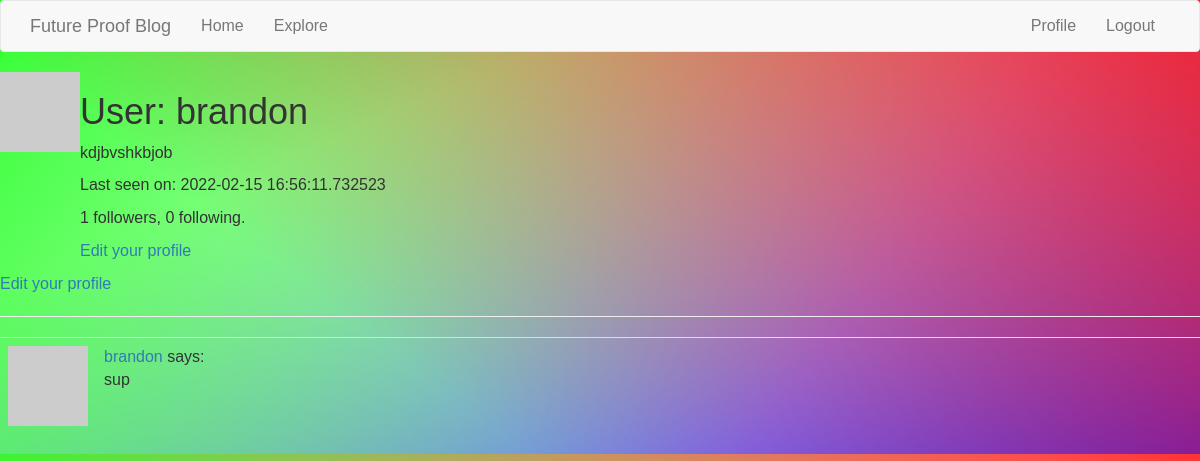
The page /user/brandon (signed in) on the database as committed earlier.
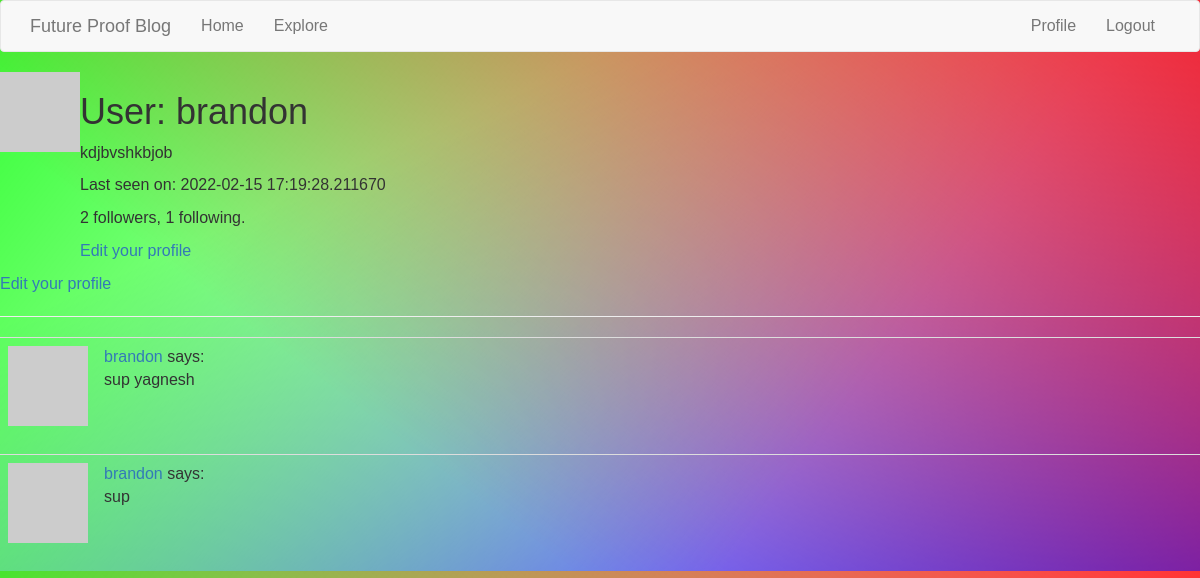
The same page on the database as committed later.
### app/models.py (models this page shows, shortened)
class User(UserMixin, db.Model):
    id = db.Column(db.Integer, primary_key=True)
    username = db.Column(db.String(64), index=True, unique=True)
    email = db.Column(db.String(120), index=True, unique=True)
    password_hash = db.Column(db.String(128))
    posts = db.relationship('Post', backref='author', lazy='dynamic')
    followed = db.relationship(
        'User', secondary=followers,
        primaryjoin=(followers.c.follower_id == id),
        secondaryjoin=(followers.c.followed_id == id),
        backref=db.backref('followers', lazy='dynamic'), lazy='dynamic')
    def avatar(self, size):
        digest = md5(self.email.lower().encode('utf-8')).hexdigest()
        return 'https://www.gravatar.com/avatar/{}?d=identicon&s={}'.format(
            digest, size)
    about_me = db.Column(db.String(140))
    last_seen = db.Column(db.DateTime, default=datetime.utcnow)

class Post(db.Model):
    id = db.Column(db.Integer, primary_key=True)
    body = db.Column(db.String(140))
    timestamp = db.Column(db.DateTime, index=True, default=datetime.utcnow)
    user_id = db.Column(db.Integer, db.ForeignKey('user.id'))

### app/routes.py (the view)
@app.route('/user/<username>')
@login_required
def user(username):
    user = User.query.filter_by(username=username).first_or_404()
    page = request.args.get('page', 1, type=int)
    posts = user.posts.order_by(Post.timestamp.desc()).paginate(
        page, app.config['POSTS_PER_PAGE'], False)
    next_url = url_for('user', username=user.username, page=posts.next_num) \
        if posts.has_next else None
    prev_url = url_for('user', username=user.username, page=posts.prev_num) \
        if posts.has_prev else None
    form = EmptyForm()
    return render_template('user.html', user=user, posts=posts.items,
                           next_url=next_url, prev_url=prev_url, form=form)

### app/models.py (called while the page is built)
@login.user_loader
def load_user(id):
    return User.query.get(int(id))

### app/routes.py (called while the page is built)
@app.before_request
def before_request():
    if current_user.is_authenticated:
        current_user.last_seen = datetime.utcnow()
        db.session.commit()

### app/templates/user.html (shortened to what this page needs)
{% extends "base.html" %}
{% block content %}
    <table>
        <tr valign="top">
            <td><img src="{{ user.avatar(128) }}"></td>
            <td>
                <h1>User: {{ user.username }}</h1>
        {% if user.about_me %}<p>{{ user.about_me }}</p>{% endif %}
        {% if user.last_seen %}<p>Last seen on: {{ user.last_seen }}</p>{% endif %}
        <p>{{ user.followers.count() }} followers, {{ user.followed.count() }} following.</p>
        {% if user == current_user %}
        <p><a href="{{ url_for('edit_profile') }}">Edit your profile</a></p>
        {% endif %}
            </td>
        </tr>
    </table>
    {% if user == current_user %}
                <p><a href="{{ url_for('edit_profile') }}">Edit your profile</a></p>
                {% endif %}
    <hr>
    {% for post in posts %}
        {% include '_post.html' %}
    {% endfor %}
{% endblock %}

### app/templates/base.html (shortened to what this page needs)
{% extends 'bootstrap/base.html' %}
{% block styles %}
{{super()}}
    <link rel="stylesheet"  type="text/css" href="{{url_for('.static', filename='base.css')}}">
{% endblock %}
{% block navbar %}
    <nav class="navbar navbar-default">
        <div class="container">
            <div class="navbar-header">
                <a class="navbar-brand" href="{{ url_for('index') }}">Future Proof Blog </a>
            </div>
            <div class="collapse navbar-collapse" id="bs-example-navbar-collapse-1">
                <ul class="nav navbar-nav">
                    <li><a href="{{ url_for('index') }}">{{ ('Home') }}</a></li>
                    <li><a href="{{ url_for('explore') }}">{{ ('Explore') }}</a></li>
                </ul>
                <ul class="nav navbar-nav navbar-right">
                    {% if current_user.is_anonymous %}
                    <li><a href="{{ url_for('login') }}">{{ ('Login') }}</a></li>
                    {% else %}
                    <li><a href="{{ url_for('user', username=current_user.username) }}">{{ ('Profile') }}</a></li>
                    <li><a href="{{ url_for('logout') }}">{{ ('Logout') }}</a></li>
                    {% endif %}
                </ul>
            </div>
        </div>
    </nav>
{% endblock %}

### app/templates/_post.html
<table class="table table-hover">
    <tr>
        <td width="70px">
            <a href="{{ url_for('user', username=post.author.username) }}">
                <img src="{{ post.author.avatar(70) }}" />
            </a>
        </td>
        <td>
            <a href="{{ url_for('user', username=post.author.username) }}">
                {{ post.author.username }}
            </a>
            says:
            <br>
            {{ post.body }}
        </td>
    </tr>
</table>

### app/static/base.css (style rules this page uses)
body { background: linear-gradient(217deg, rgba(255,0,0,.8), rgba(255,0,0,0) 70.71%), linear-gradient(127deg, rgba(0,255,0,.8), rgba(0,255,0,0) 70.71%), linear-gradient(336deg, rgba(0,0,255,.8), rgba(0,0,255,0) 70.71%) no-repeat; font-family: 'Trebuchet MS', 'Lucida Sans Unicode', 'Lucida Grande', 'Lucida Sans', Arial, sans-serif; font-size: medium; }

Rows that differ between the two databases and show on the page:
changed User "brandon": last_seen "2022-02-15 16:56:11.732523" → "2022-02-15 17:19:28.211670"
added Post: author.username "brandon", body "sup yagnesh"
Other text that changed with them:
{{ user.followers.count() }}: "1" → "2"
{{ user.followed.count() }}: "0" → "1"
